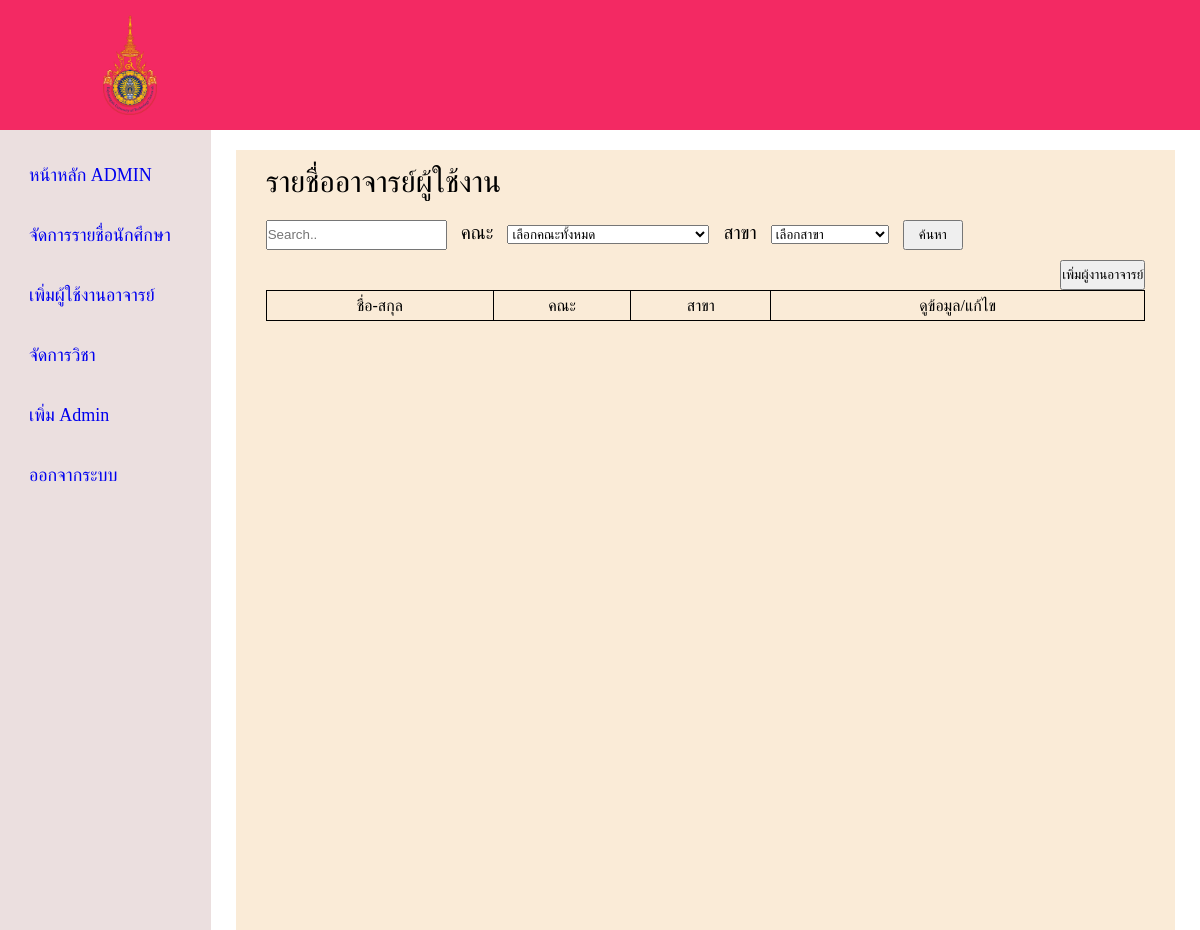
Page /admin/add-user-teacher.php (signed in) on the earlier database version.
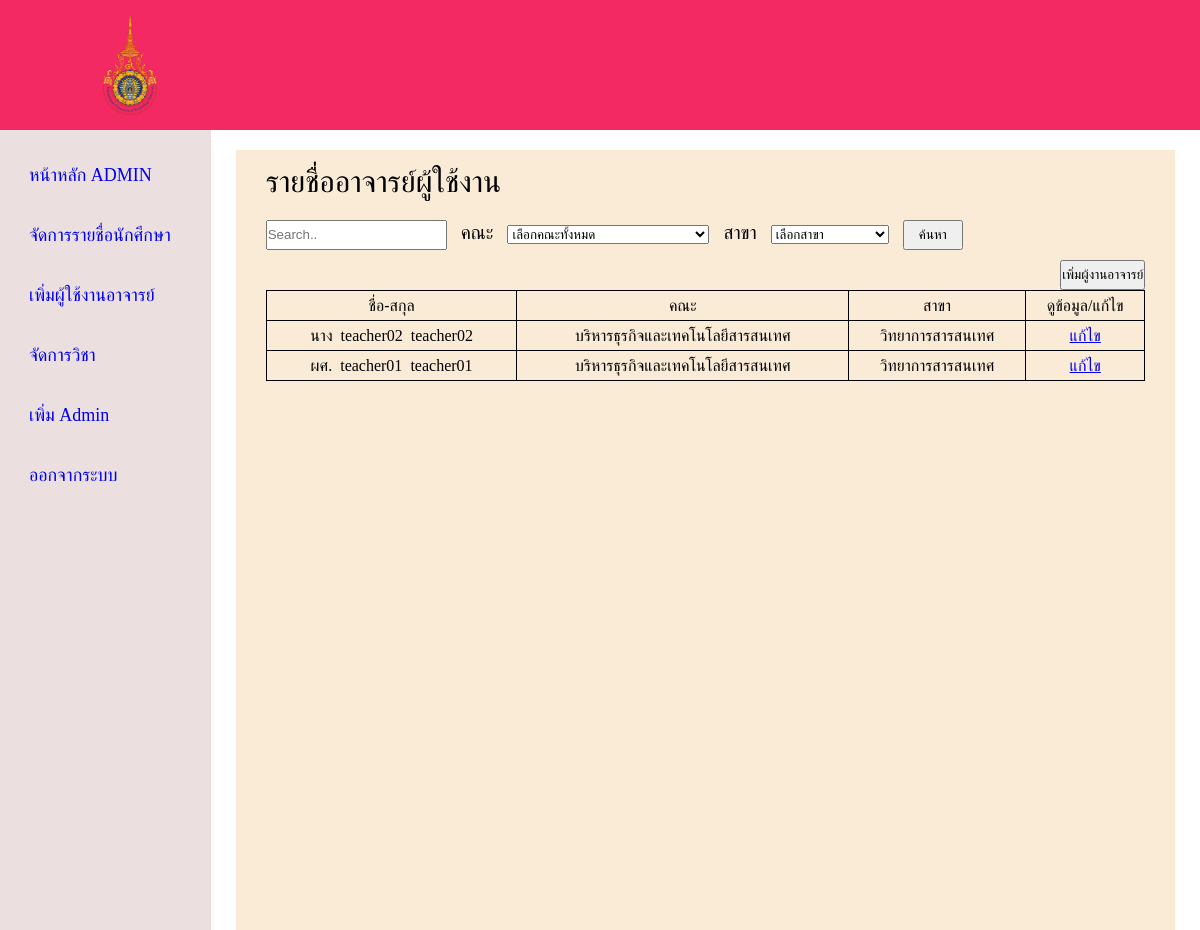
Same page on the later database version.
### tables this page shows
CREATE TABLE `teacher` (
  `Teacher_id` int(11) NOT NULL,
  `User_id` int(11) NOT NULL,
  `Prefix` text NOT NULL,
  `Fname` varchar(100) NOT NULL,
  `Lname` varchar(100) NOT NULL,
  `Faculty` enum('บริหารธุรกิจและเทคโนโลยีสารสนเทศ','ศิลปะศาสตร์') NOT NULL,
  `Major` enum('วิทยาการสารสนเทศ','การตลาด','บัญชี') NOT NULL
);

### admin/add-user-teacher.php (the view, shortened to what this page needs)
<?php
require '../connect.php';
if (isset($_POST['btn-search'])){
    $name = $_POST['searchT'];
    $faculty = $_POST['select-faculty'];
    $major = $_POST['select-major'];
    $sql = "SELECT * FROM teacher WHERE Faculty LIKE '%$faculty%' AND Major LIKE '%$major%' AND Fname LIKE '%$name%'";
}
else if(isset($_POST['btn-search'])){
    $name = $_POST['search-name'];
    $sql = "SELECT * FROM teacher WHERE Fname LIKE '%$name%' order by Fname ASC";
}
else{
    $sql = "SELECT * FROM teacher";
}
$result = $connect->query($sql);
?>
<!DOCTYPE html>
<html lang="en">
<head>
    <link rel='stylesheet' type='text/css' media='screen' href='styleadmin.css'>
</head>
<body>
<header class="header">
        <img src="../picture/มหาวิทยาลัยเทคโนโลยีราชมงคลตะวันออก.png" class="logo">
        </header>
        <div class="container">
            <nav class="sidebar">
                <div class="menu-bar">
                    <div class="menu">
                        <ul class="menu-links">
                            <li class="link">
                                <a href ="admin_home.php">
                                    <span class="text nav-text">หน้าหลัก ADMIN</span>
                                </a>
                            </li>
                            <li class="link">
                                <a href ="admin_manageStd.php">
                                    <span class="text nav-text">จัดการรายชื่อนักศึกษา</span>
                                </a>
                            </li>
                            <li class="link">
                                <a href ="add-user-teacher.php">
                                    <span class="text nav-text">เพิ่มผู้ใช้งานอาจารย์</span>
                                </a>
                            </li>
                            <li class="link">
                                <a href ="Admin_manageSub.php">
                                    <span class="text nav-text">จัดการวิชา</span>
                                </a>
                            </li>
                            <li class="link">
                                <a href ="add-admin.php">
                                    <span class="text nav-text">เพิ่ม Admin</span>
                                </a>
                            </li>
                            <li class="link">
                                <a href ="logout.php">
                                    <span class="text nav-text">ออกจากระบบ</span>
                                </a>
                            </li>
                        </ul>
                    </div>
                </div>
            </nav>
            <section class="home">
                <div class= "container-box">
                <span>รายชื่ออาจารย์ผู้ใช้งาน</span>
                    <div class ="search-name">
                        <form action ="add-user-teacher.php" class = "" method = "POST">
                            <input type="text" placeholder = "Search.." name="searchT">
                            <span>คณะ</span>
                            <select name = "select-faculty" name= "select-faculty">
                            <option value="">เลือกคณะทั้งหมด</option>
                        </select>
                        <span>สาขา</span>
                        <select name = "select-major" name= "select-major">
                            <option value="">เลือกสาขา</option>
                        </select>
                        <input type="submit" value="ค้นหา" name="btn-search" class="btn-search">
                        </form>
                    </div>
                    <div class="box-add-teacher">
                        <button id="box-add-teacher">เพิ่มผู้งานอาจารย์</button>
                    </div>
                <form action= "add-user-teacher.php" class ="" method = "POST">
                    <table>
                        <tr>
                            <td>ชื่อ-สกุล</td>
                            <td>คณะ</td>
                            <td>สาขา</td>
                            <td>ดูข้อมูล/แก้ไข</td>
                        </tr>
                    <?php while($row = $result->fetch_assoc()): ?>
                        <tr>
                            <td><?php echo $row['Prefix'];echo "&nbsp&nbsp" ; echo $row['Fname']; echo "&nbsp&nbsp" ; echo $row['Lname'];?></td>
                            <td><?php echo $row['Faculty'];?></td>
                            <td><?php echo $row['Major'];?></td>
                            <td><a href = 'edit-teacher.php?GetID=<?php echo $row['Teacher_id'] ?>'>แก้ไข</a></td>
                        </tr>
                        <?php endwhile ?>
                    </table>
                </form>
            </section>
        </div>
</body>
</html>

Differences in the rows shown:
added teacher: Prefix "นาง", Fname "teacher02", Lname "teacher02", Faculty "บริหารธุรกิจและเทคโนโลยีสารสนเทศ", Major "วิทยาการสารสนเทศ"
added teacher: Prefix "ผศ.", Fname "teacher01", Lname "teacher01", Faculty "บริหารธุรกิจและเทคโนโลยีสารสนเทศ", Major "วิทยาการสารสนเทศ"
